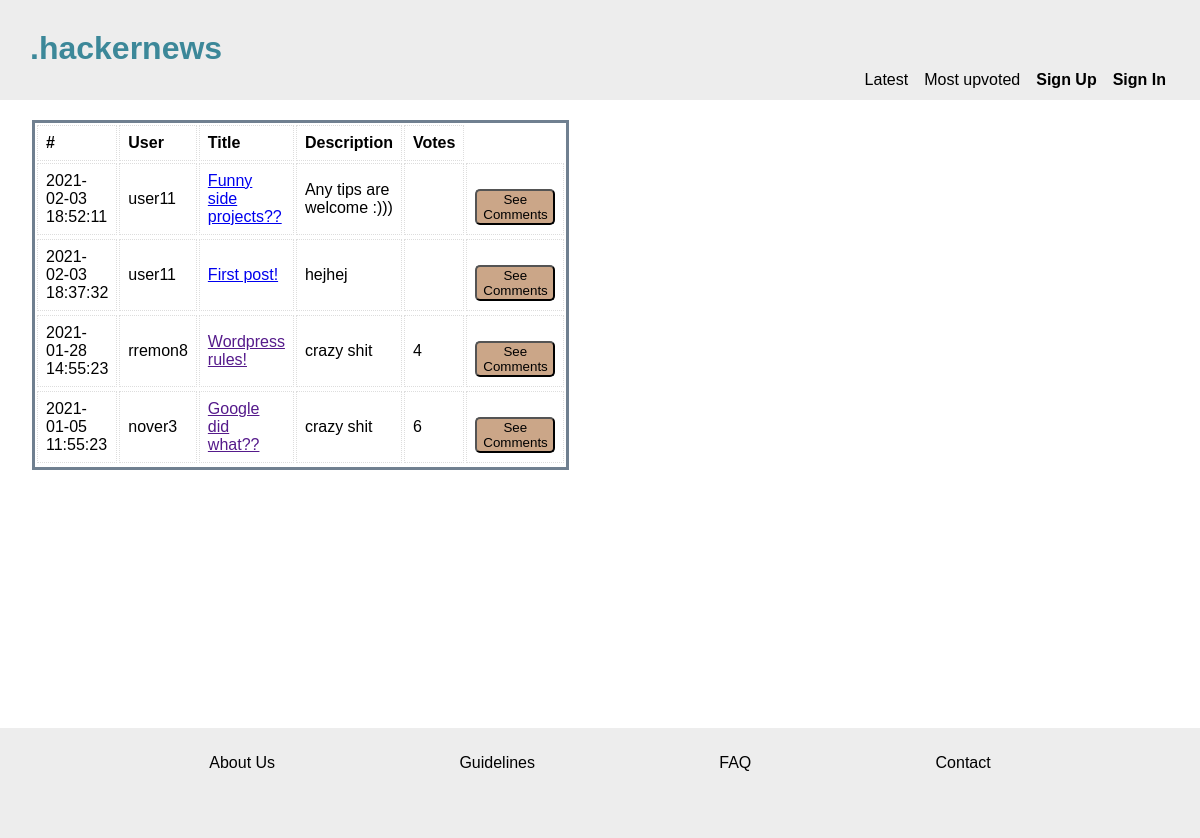
Before: / with the older database file.
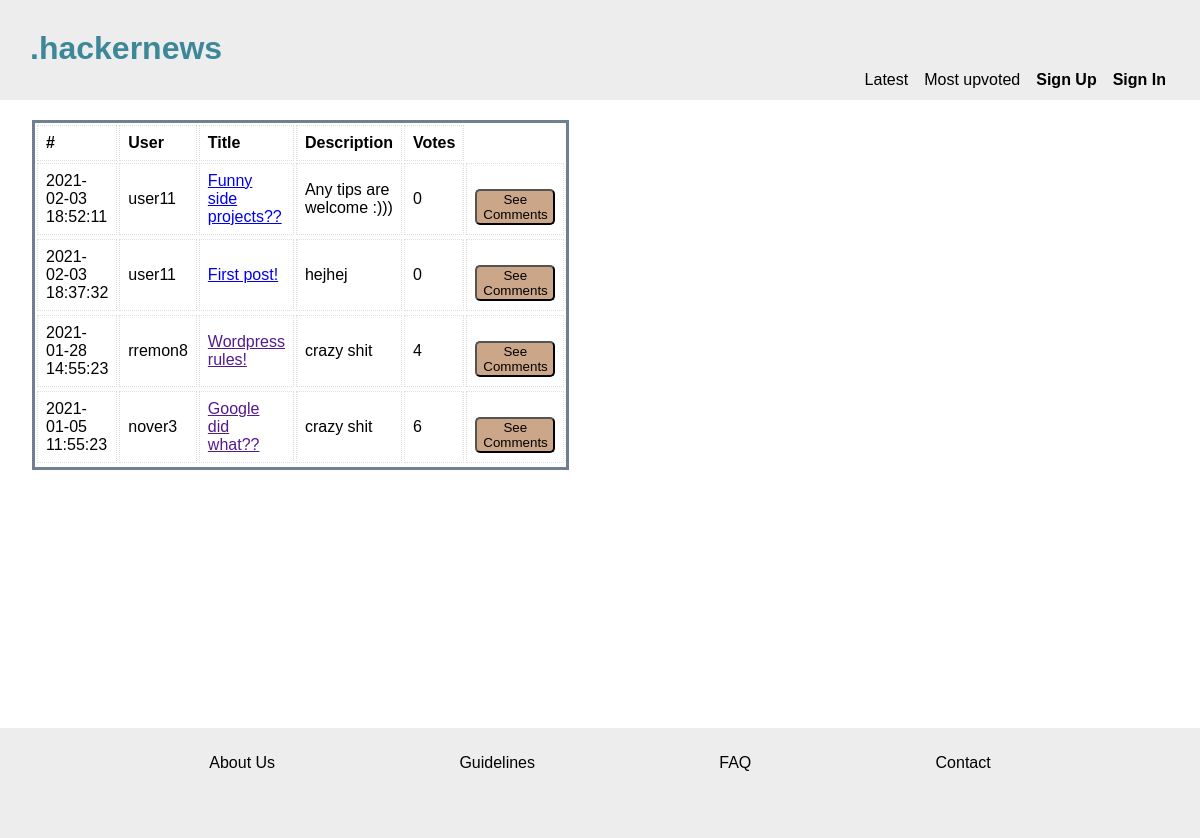
After: the same page with the newer database file.
### tables this page shows
CREATE TABLE posts (
	id INTEGER PRIMARY KEY, 
	users_id INT NOT NULL, 
	author VARCHAR NOT NULL, 
	title VARCHAR, 
	description VARCHAR, 
	link VARCHAR, 
	upvotes INT, 
	published TIMESTAMP NOT NULL,  
	FOREIGN KEY (users_id) REFERENCES users( id), 
	FOREIGN KEY (author) REFERENCES users(username));

### app/functions.php (called while the page is built, shortened)
<?php
function getLatestPosts(PDO $pdo){
    $statement = $pdo->prepare('SELECT * FROM posts ORDER BY published DESC');
    $statement->execute();
    $posts = $statement->fetchAll(PDO::FETCH_ASSOC);
    return $posts;
}

### index.php (the view, shortened to what this page needs)
<?php
require __DIR__ . '/app/autoload.php';
require __DIR__ . '/views/header.php';
?>
<main class="boxXL">
    <table class="tablePosts">
        <?php if (isset($_GET['order'])) {
            $posts = getTopPosts($pdo);
        } else {
            $posts = getLatestPosts($pdo);
        } ?>
        <tbody class="tbodyPost">
            <tr>
                <th>#</th>
                <th>User</th>
                <th>Title</th>
                <th>Description</th>
                <th>Votes</th>
            </tr>
            <?php foreach ($posts as $post) : ?>
                <tr>
                    <td><?php echo $post['published']; ?></td>
                    <td><?php echo $post['author']; ?></td>
                    <td><a href="<?php echo $post['link']; ?>"> <?php echo $post['title']; ?></a></td>
                    <td><?php echo $post['description']; ?></td>
                    <td><?php echo $post['upvotes']; ?></td>
                    <form action="/index.php" method="POST">
                        <td><button type="submit" name="show">See Comments</button></td>
                    </form>
                </tr>
        </tbody>
    <?php endforeach; ?>
    </table>
</main>
<?php require __DIR__ . '/views/footer.php'; ?>

### views/header.php (shortened to what this page needs)
<!DOCTYPE html>
<html lang="en">
<head>
    <link rel="stylesheet" href="/assets/css/global.css">
    <link rel="stylesheet" href="/assets/css/header.css">
    <link rel="stylesheet" href="/assets/css/index.css">
    <link rel="stylesheet" href="/assets/css/footer.css">
    <link rel="stylesheet" href="/assets/css/forms.css">
    <link rel="stylesheet" href="/assets/css/login.css">
    <link rel="stylesheet" href="/assets/css/profile.css">
</head>
<body>
    <header>
        <h1><a href="index.php" id="titleLink">.hackernews</a></h1>
        <nav>
            <a href="index.php?order=latest">Latest</a>
            <a href="index.php?order=votes">Most upvoted</a>
            <?php if (isset($_SESSION['user'])) : ?>
                <a href="createPost.php" class="bold">Create Post</a>
                <a href="profile.php" class="bold">My Profile</a>
                <a href="app/users/logout.php" class="bold">Log Out</a>
            <?php else : ?>
                <a href="login.php" class="bold">Sign Up</a>
                <a href="login.php" class="bold">Sign In</a>
            <?php endif; ?>
        </nav>
    </header>

### views/footer.php
<!DOCTYPE html>
<html lang="en">
<footer>
    <nav>
        <a href="xx">About Us</a>
        <a href="xx">Guidelines</a>
        <a href="xx">FAQ</a>
        <a href="xx">Contact</a>
    </nav>
</footer>
</body>
</html>

### assets/css/global.css (style rules this page uses)
* { box-sizing: border-box; margin: 0; font-family: Arial, Helvetica, sans-serif; }
body { height: auto; }
:root { --header-footer-bg: rgb(237, 237, 237); --main-bg: rgb(237, 237, 237); --btn: rgb(203, 166, 136); --title-heading: rgb(60, 136, 153); }

### assets/css/header.css (style rules this page uses)
header { background-color: var(--header-footer-bg); text-align: left; font-family: 'Arial'; font-size: 1rem; padding: 30px; height: 100px; position: absolute; top: 0; width: 100%; z-index: 2; }
#titleLink { text-decoration: none; color: var(--title-heading); }
nav { display: flex; justify-content: flex-end; margin: 4px; }
header nav a { color: black; font-size: 1rem; text-decoration: none; margin-left: 1rem; }
.bold { font-weight: bold; }

### assets/css/index.css (style rules this page uses)
.boxXL { margin: 2rem; height: 72vh; z-index: 1; max-width: 1000px; margin-top: 120px; }
table { max-height: fit-content; width: 400px; border: slategray; border-style: solid; }
td, th { border: 1px dotted #dddddd; text-align: left; padding: 8px; }

### assets/css/footer.css (style rules this page uses)
footer { background-color: var(--header-footer-bg); text-align: center; font-family: 'Arial'; font-size: 1.2rem; padding: 15px; height: 9rem; position: static; bottom: 0; width: 100%; z-index: 0; }
footer nav { display: flex; flex-direction: column; justify-content: space-evenly; margin: 10px; line-height: 20px; }
nav a { color: black; font-size: 1rem; text-decoration: none; }
@media screen and (min-width: 700px) { footer { background-color: var(--header-footer-bg); text-align: center; font-family: 'Arial'; font-size: 1.5rem; padding: 15px; height: 110px; bottom: 0; width: 100%; } }
@media screen and (min-width: 700px) { footer nav { display: flex; flex-direction: row; justify-content: space-evenly; margin: 10px; } }

### assets/css/forms.css (style rules this page uses)
form { display: flex; flex-direction: column; line-height: 1.5rem; }
button { border-radius: 5px; max-width: 80px; background-color: var(--btn); margin-top: 1rem; }

Changed rows visible on the page:
changed posts "Funny side projects??": upvotes (not shown) → "0"
changed posts "First post!": upvotes (not shown) → "0"
